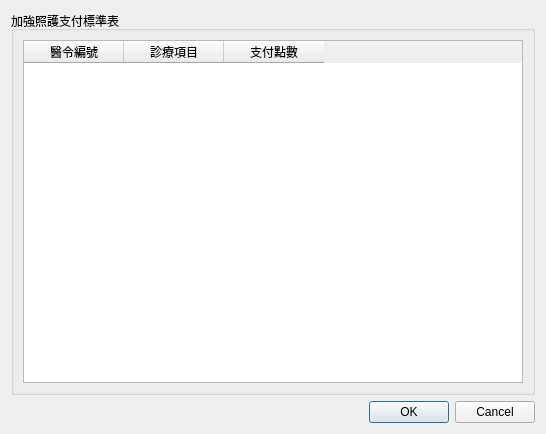
<?xml version="1.0" encoding="UTF-8"?>
<ui version="4.0">
 <class>Dialog_ins_care</class>
 <widget class="QDialog" name="Dialog_ins_care">
  <property name="windowModality">
   <enum>Qt::NonModal</enum>
  </property>
  <property name="geometry">
   <rect>
    <x>0</x>
    <y>0</y>
    <width>546</width>
    <height>434</height>
   </rect>
  </property>
  <property name="sizePolicy">
   <sizepolicy hsizetype="Preferred" vsizetype="Preferred">
    <horstretch>0</horstretch>
    <verstretch>0</verstretch>
   </sizepolicy>
  </property>
  <property name="windowTitle">
   <string>加強照護項目</string>
  </property>
  <property name="modal">
   <bool>false</bool>
  </property>
  <layout class="QVBoxLayout" name="verticalLayout">
   <item>
    <widget class="QGroupBox" name="groupBox">
     <property name="title">
      <string>加強照護支付標準表</string>
     </property>
     <layout class="QGridLayout" name="gridLayout">
      <item row="0" column="0">
       <widget class="QTableWidget" name="tableWidget_ins_care">
        <property name="editTriggers">
         <set>QAbstractItemView::NoEditTriggers</set>
        </property>
        <property name="selectionMode">
         <enum>QAbstractItemView::SingleSelection</enum>
        </property>
        <property name="selectionBehavior">
         <enum>QAbstractItemView::SelectRows</enum>
        </property>
        <column>
         <property name="text">
          <string>醫令編號</string>
         </property>
        </column>
        <column>
         <property name="text">
          <string>診療項目</string>
         </property>
        </column>
        <column>
         <property name="text">
          <string>支付點數</string>
         </property>
        </column>
       </widget>
      </item>
     </layout>
    </widget>
   </item>
   <item>
    <widget class="QDialogButtonBox" name="buttonBox">
     <property name="orientation">
      <enum>Qt::Horizontal</enum>
     </property>
     <property name="standardButtons">
      <set>QDialogButtonBox::Cancel|QDialogButtonBox::Ok</set>
     </property>
     <property name="centerButtons">
      <bool>false</bool>
     </property>
    </widget>
   </item>
  </layout>
 </widget>
 <resources/>
 <connections>
  <connection>
   <sender>buttonBox</sender>
   <signal>accepted()</signal>
   <receiver>Dialog_ins_care</receiver>
   <slot>accept()</slot>
   <hints>
    <hint type="sourcelabel">
     <x>248</x>
     <y>254</y>
    </hint>
    <hint type="destinationlabel">
     <x>157</x>
     <y>274</y>
    </hint>
   </hints>
  </connection>
  <connection>
   <sender>buttonBox</sender>
   <signal>rejected()</signal>
   <receiver>Dialog_ins_care</receiver>
   <slot>reject()</slot>
   <hints>
    <hint type="sourcelabel">
     <x>316</x>
     <y>260</y>
    </hint>
    <hint type="destinationlabel">
     <x>286</x>
     <y>274</y>
    </hint>
   </hints>
  </connection>
 </connections>
</ui>
